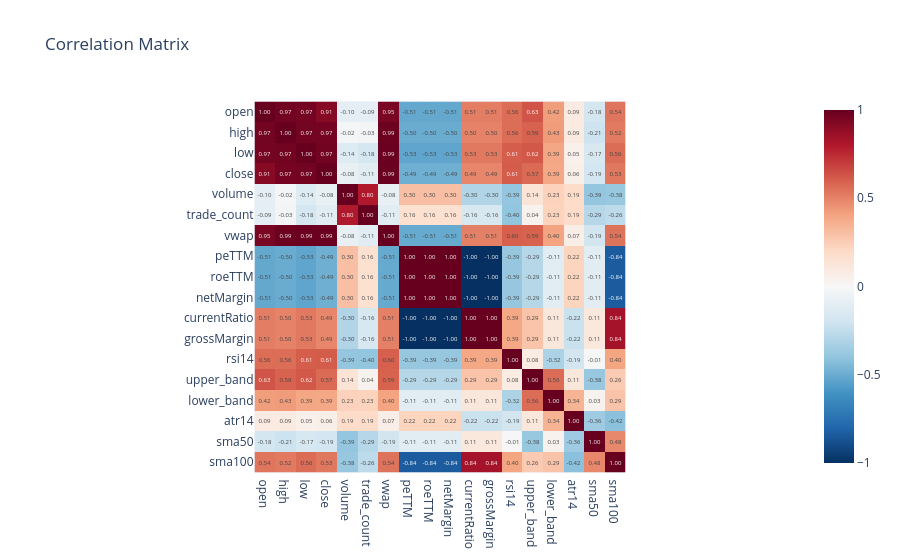

This figure's notebook cell:
### Code cell
corr = df_combined.corr(numeric_only=True)

px.imshow(
    corr,
    zmin=-1,
    zmax=1,
    text_auto=".2f",
    color_continuous_scale="RdBu_r",
    title = "Correlation Matrix"
).show()

### Figure 1 — Plotly figure (JSON) as saved in the notebook; plotly's stock layout.template omitted (floating-point values rounded to 4 significant figures; data arrays with more than 128 entries replaced by an {"elided": "..."} marker saying what was removed)
{"data": [{"coloraxis": "coloraxis", "hovertemplate": "x: %{x}<br>y: %{y}<br>color: %{z}<extra></extra>", "name": "0", "texttemplate": "%{z:.2f}", "type": "heatmap", "x": ["open", "high", "low", "close", "volume", "trade_count", "vwap", "peTTM", "roeTTM", "netMargin", "currentRatio", "grossMargin", "rsi14", "upper_band", "lower_band", "atr14", "sma50", "sma100"], "xaxis": "x", "y": ["open", "high", "low", "close", "volume", "trade_count", "vwap", "peTTM", "roeTTM", "netMargin", "currentRatio", "grossMargin", "rsi14", "upper_band", "lower_band", "atr14", "sma50", "sma100"], "yaxis": "y", "z": {"elided": "18x18 float values"}}], "layout": {"coloraxis": {"autocolorscale": false, "cmax": 1, "cmin": -1, "colorscale": [[0, "rgb(5,48,97)"], [0.1, "rgb(33,102,172)"], [0.2, "rgb(67,147,195)"], [0.3, "rgb(146,197,222)"], [0.4, "rgb(209,229,240)"], [0.5, "rgb(247,247,247)"], [0.6, "rgb(253,219,199)"], [0.7, "rgb(244,165,130)"], [0.8, "rgb(214,96,77)"], [0.9, "rgb(178,24,43)"], [1, "rgb(103,0,31)"]]}, "title": {"text": "Correlation Matrix"}, "xaxis": {"anchor": "y", "constrain": "domain", "domain": [0, 1], "scaleanchor": "y"}, "yaxis": {"anchor": "x", "autorange": "reversed", "constrain": "domain", "domain": [0, 1]}}}
